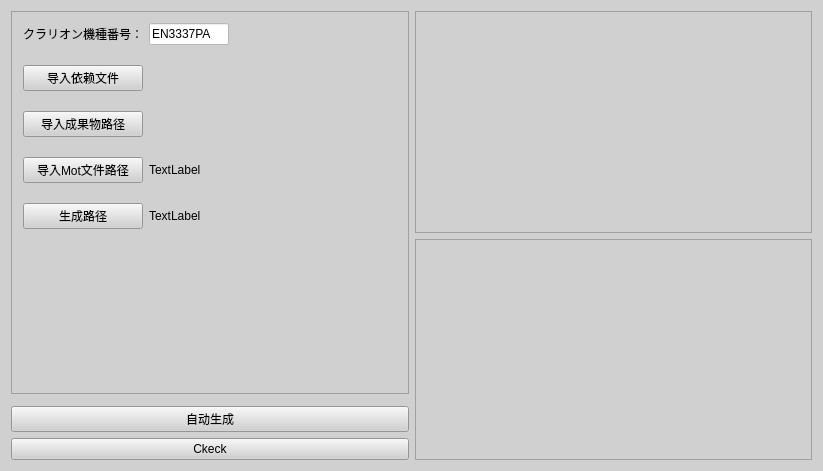
<?xml version="1.0" encoding="UTF-8"?>
<ui version="4.0">
 <class>AutomationTool</class>
 <widget class="QMainWindow" name="AutomationTool">
  <property name="geometry">
   <rect>
    <x>0</x>
    <y>0</y>
    <width>823</width>
    <height>471</height>
   </rect>
  </property>
  <property name="minimumSize">
   <size>
    <width>0</width>
    <height>0</height>
   </size>
  </property>
  <property name="windowTitle">
   <string>AutomationTool</string>
  </property>
  <widget class="QWidget" name="centralWidget">
   <property name="autoFillBackground">
    <bool>false</bool>
   </property>
   <property name="styleSheet">
    <string notr="true">background-color: rgb(208, 208, 208);
font: 75 10pt &quot;Consolas&quot;;</string>
   </property>
   <layout class="QGridLayout" name="gridLayout">
    <item row="0" column="2" rowspan="4">
     <widget class="QWidget" name="widget" native="true">
      <property name="sizePolicy">
       <sizepolicy hsizetype="Expanding" vsizetype="Expanding">
        <horstretch>0</horstretch>
        <verstretch>0</verstretch>
       </sizepolicy>
      </property>
      <property name="minimumSize">
       <size>
        <width>0</width>
        <height>0</height>
       </size>
      </property>
      <layout class="QGridLayout" name="gridLayout_2">
       <property name="leftMargin">
        <number>0</number>
       </property>
       <property name="topMargin">
        <number>0</number>
       </property>
       <property name="rightMargin">
        <number>0</number>
       </property>
       <property name="bottomMargin">
        <number>0</number>
       </property>
       <item row="0" column="0">
        <widget class="QTableView" name="MessageView"/>
       </item>
       <item row="1" column="0">
        <widget class="QTextEdit" name="LogView">
         <property name="sizePolicy">
          <sizepolicy hsizetype="Expanding" vsizetype="Expanding">
           <horstretch>0</horstretch>
           <verstretch>0</verstretch>
          </sizepolicy>
         </property>
         <property name="minimumSize">
          <size>
           <width>0</width>
           <height>0</height>
          </size>
         </property>
         <property name="readOnly">
          <bool>true</bool>
         </property>
        </widget>
       </item>
      </layout>
     </widget>
    </item>
    <item row="3" column="0">
     <widget class="QPushButton" name="CheckButton">
      <property name="sizePolicy">
       <sizepolicy hsizetype="Preferred" vsizetype="Preferred">
        <horstretch>0</horstretch>
        <verstretch>0</verstretch>
       </sizepolicy>
      </property>
      <property name="minimumSize">
       <size>
        <width>0</width>
        <height>0</height>
       </size>
      </property>
      <property name="maximumSize">
       <size>
        <width>16777215</width>
        <height>16777215</height>
       </size>
      </property>
      <property name="text">
       <string>Ckeck</string>
      </property>
     </widget>
    </item>
    <item row="2" column="0">
     <widget class="QPushButton" name="CreateButton">
      <property name="sizePolicy">
       <sizepolicy hsizetype="Preferred" vsizetype="Preferred">
        <horstretch>0</horstretch>
        <verstretch>0</verstretch>
       </sizepolicy>
      </property>
      <property name="minimumSize">
       <size>
        <width>0</width>
        <height>0</height>
       </size>
      </property>
      <property name="maximumSize">
       <size>
        <width>16777215</width>
        <height>16777215</height>
       </size>
      </property>
      <property name="text">
       <string>自动生成</string>
      </property>
     </widget>
    </item>
    <item row="0" column="0">
     <widget class="QFrame" name="frame">
      <property name="sizePolicy">
       <sizepolicy hsizetype="Expanding" vsizetype="Preferred">
        <horstretch>0</horstretch>
        <verstretch>0</verstretch>
       </sizepolicy>
      </property>
      <property name="minimumSize">
       <size>
        <width>300</width>
        <height>0</height>
       </size>
      </property>
      <property name="maximumSize">
       <size>
        <width>500</width>
        <height>16777215</height>
       </size>
      </property>
      <property name="layoutDirection">
       <enum>Qt::LeftToRight</enum>
      </property>
      <property name="frameShape">
       <enum>QFrame::StyledPanel</enum>
      </property>
      <property name="frameShadow">
       <enum>QFrame::Raised</enum>
      </property>
      <layout class="QGridLayout" name="gridLayout_3">
       <property name="horizontalSpacing">
        <number>6</number>
       </property>
       <property name="verticalSpacing">
        <number>20</number>
       </property>
       <item row="0" column="1">
        <widget class="QLineEdit" name="IDEdit">
         <property name="sizePolicy">
          <sizepolicy hsizetype="Preferred" vsizetype="Preferred">
           <horstretch>0</horstretch>
           <verstretch>0</verstretch>
          </sizepolicy>
         </property>
         <property name="minimumSize">
          <size>
           <width>0</width>
           <height>0</height>
          </size>
         </property>
         <property name="maximumSize">
          <size>
           <width>80</width>
           <height>16777215</height>
          </size>
         </property>
         <property name="autoFillBackground">
          <bool>true</bool>
         </property>
         <property name="styleSheet">
          <string notr="true">selection-color: rgb(0, 255, 0);
background-color: rgb(255, 255, 255);
font: 75 11pt &quot;Consolas&quot;;</string>
         </property>
         <property name="text">
          <string>EN3337PA</string>
         </property>
         <property name="maxLength">
          <number>8</number>
         </property>
        </widget>
       </item>
       <item row="0" column="0">
        <widget class="QLabel" name="IDLabel">
         <property name="sizePolicy">
          <sizepolicy hsizetype="Preferred" vsizetype="Preferred">
           <horstretch>0</horstretch>
           <verstretch>0</verstretch>
          </sizepolicy>
         </property>
         <property name="minimumSize">
          <size>
           <width>0</width>
           <height>0</height>
          </size>
         </property>
         <property name="maximumSize">
          <size>
           <width>16777215</width>
           <height>16777215</height>
          </size>
         </property>
         <property name="layoutDirection">
          <enum>Qt::LeftToRight</enum>
         </property>
         <property name="text">
          <string>クラリオン機種番号：</string>
         </property>
         <property name="alignment">
          <set>Qt::AlignRight|Qt::AlignTrailing|Qt::AlignVCenter</set>
         </property>
        </widget>
       </item>
       <item row="3" column="0">
        <widget class="QPushButton" name="MotButton">
         <property name="sizePolicy">
          <sizepolicy hsizetype="Preferred" vsizetype="Preferred">
           <horstretch>0</horstretch>
           <verstretch>0</verstretch>
          </sizepolicy>
         </property>
         <property name="minimumSize">
          <size>
           <width>0</width>
           <height>0</height>
          </size>
         </property>
         <property name="maximumSize">
          <size>
           <width>16777215</width>
           <height>16777215</height>
          </size>
         </property>
         <property name="text">
          <string>导入Mot文件路径</string>
         </property>
        </widget>
       </item>
       <item row="2" column="0">
        <widget class="QPushButton" name="ResultButton">
         <property name="sizePolicy">
          <sizepolicy hsizetype="Preferred" vsizetype="Preferred">
           <horstretch>0</horstretch>
           <verstretch>0</verstretch>
          </sizepolicy>
         </property>
         <property name="minimumSize">
          <size>
           <width>0</width>
           <height>0</height>
          </size>
         </property>
         <property name="maximumSize">
          <size>
           <width>16777215</width>
           <height>16777215</height>
          </size>
         </property>
         <property name="text">
          <string>导入成果物路径</string>
         </property>
        </widget>
       </item>
       <item row="4" column="0">
        <widget class="QPushButton" name="CreateButton_2">
         <property name="sizePolicy">
          <sizepolicy hsizetype="Preferred" vsizetype="Preferred">
           <horstretch>0</horstretch>
           <verstretch>0</verstretch>
          </sizepolicy>
         </property>
         <property name="minimumSize">
          <size>
           <width>0</width>
           <height>0</height>
          </size>
         </property>
         <property name="maximumSize">
          <size>
           <width>16777215</width>
           <height>16777215</height>
          </size>
         </property>
         <property name="text">
          <string>生成路径</string>
         </property>
        </widget>
       </item>
       <item row="3" column="1">
        <widget class="QLabel" name="InputMotLabel">
         <property name="sizePolicy">
          <sizepolicy hsizetype="Preferred" vsizetype="Preferred">
           <horstretch>0</horstretch>
           <verstretch>0</verstretch>
          </sizepolicy>
         </property>
         <property name="minimumSize">
          <size>
           <width>0</width>
           <height>0</height>
          </size>
         </property>
         <property name="text">
          <string>TextLabel</string>
         </property>
        </widget>
       </item>
       <item row="1" column="1">
        <widget class="QLabel" name="RelyLabel">
         <property name="sizePolicy">
          <sizepolicy hsizetype="Preferred" vsizetype="Preferred">
           <horstretch>0</horstretch>
           <verstretch>0</verstretch>
          </sizepolicy>
         </property>
         <property name="minimumSize">
          <size>
           <width>0</width>
           <height>0</height>
          </size>
         </property>
         <property name="text">
          <string/>
         </property>
        </widget>
       </item>
       <item row="4" column="1">
        <widget class="QLabel" name="CreateLabel">
         <property name="sizePolicy">
          <sizepolicy hsizetype="Preferred" vsizetype="Preferred">
           <horstretch>0</horstretch>
           <verstretch>0</verstretch>
          </sizepolicy>
         </property>
         <property name="minimumSize">
          <size>
           <width>0</width>
           <height>0</height>
          </size>
         </property>
         <property name="text">
          <string>TextLabel</string>
         </property>
        </widget>
       </item>
       <item row="1" column="0">
        <widget class="QPushButton" name="RelyButton">
         <property name="sizePolicy">
          <sizepolicy hsizetype="Preferred" vsizetype="Preferred">
           <horstretch>0</horstretch>
           <verstretch>0</verstretch>
          </sizepolicy>
         </property>
         <property name="minimumSize">
          <size>
           <width>0</width>
           <height>0</height>
          </size>
         </property>
         <property name="maximumSize">
          <size>
           <width>16777215</width>
           <height>16777215</height>
          </size>
         </property>
         <property name="text">
          <string>导入依赖文件</string>
         </property>
        </widget>
       </item>
       <item row="5" column="0">
        <spacer name="verticalSpacer_2">
         <property name="orientation">
          <enum>Qt::Vertical</enum>
         </property>
         <property name="sizeHint" stdset="0">
          <size>
           <width>20</width>
           <height>40</height>
          </size>
         </property>
        </spacer>
       </item>
       <item row="2" column="2">
        <spacer name="horizontalSpacer">
         <property name="orientation">
          <enum>Qt::Horizontal</enum>
         </property>
         <property name="sizeHint" stdset="0">
          <size>
           <width>40</width>
           <height>20</height>
          </size>
         </property>
        </spacer>
       </item>
       <item row="2" column="1">
        <widget class="QLabel" name="ResultLabel">
         <property name="sizePolicy">
          <sizepolicy hsizetype="Preferred" vsizetype="Preferred">
           <horstretch>0</horstretch>
           <verstretch>0</verstretch>
          </sizepolicy>
         </property>
         <property name="minimumSize">
          <size>
           <width>0</width>
           <height>0</height>
          </size>
         </property>
         <property name="text">
          <string/>
         </property>
        </widget>
       </item>
      </layout>
     </widget>
    </item>
   </layout>
  </widget>
 </widget>
 <layoutdefault spacing="6" margin="11"/>
 <resources/>
 <connections/>
</ui>
